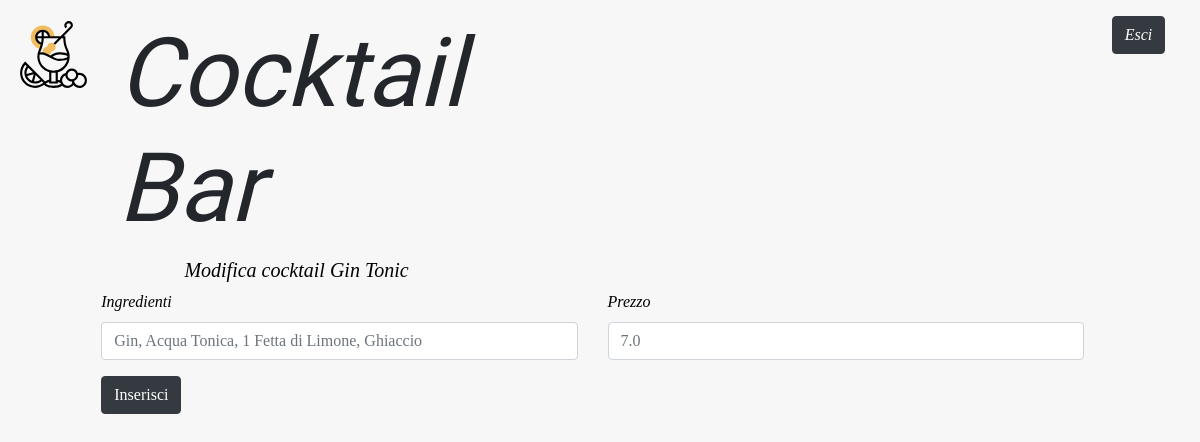
The page /modifica-cocktail/1/1/ on the database as committed earlier.
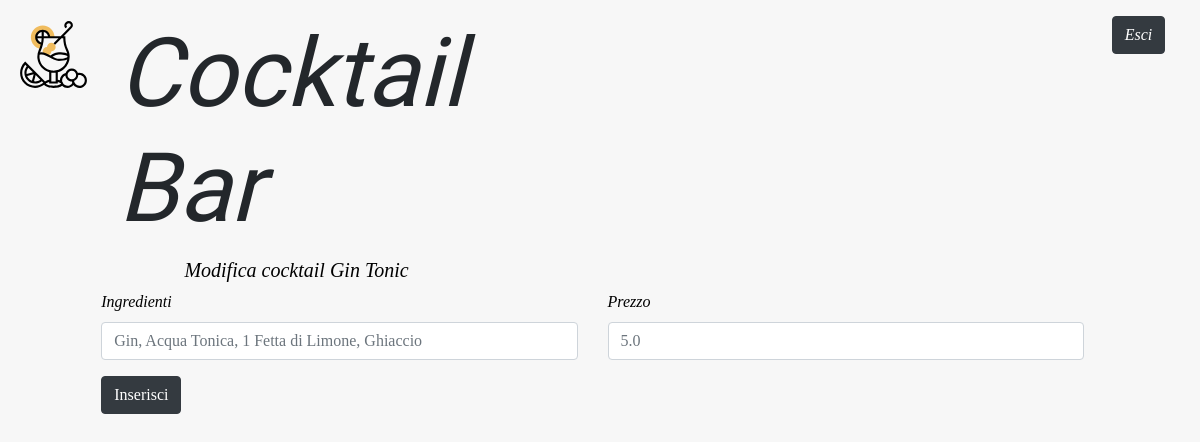
The same page on the database as committed later.
### bar/models.py (models this page shows, shortened)
class Cocktail(models.Model):
    id = models.BigAutoField(primary_key=True)
    nome = models.CharField(max_length=100)
    ingredienti = models.TextField()  # This field type is a guess.
    prezzo = models.FloatField()
    class Meta:
        db_table = 'Cocktail'

### bar/views.py (the view)
# urls.py: path('modifica-cocktail/<int:barista_id>/<int:cocktail_id>/', views.goToModificaCocktail, name='goToModificaCocktail'),
def goToModificaCocktail(request, barista_id, cocktail_id):
    c = Cocktail.objects.get(id=cocktail_id)
    context = {
        'cocktail': c,
        'barista_id': barista_id,
    }
    return render(request, 'bar/modifica-cocktail.html', context)

### bar/templates/bar/modifica-cocktail.html (shortened to what this page needs)
<!DOCTYPE html>
<html lang="it">
<head>
    {% load static %}
    <link rel="stylesheet" href="{% static 'bar/bootstrap/css/bootstrap.css' %}">
    <link rel="stylesheet" href="https://cdnjs.cloudflare.com/ajax/libs/font-awesome/4.7.0/css/font-awesome.min.css">
    <link rel="stylesheet" href="{% static 'bar/css/style.css' %}">
    <link rel="stylesheet" href="{% static 'bar/css/modifica-avvenuta.css' %}">
</head>
<body>
    <header>
        <div class="container-header mt-3">
            <div class="row m-1">
                <div class="col-1">
                    <img src="{% static 'bar/imgs/cocktail.svg' %}" alt="bicchiere da cocktail" class="logo-glass">
                </div>
                <div class="col-5">
                    <h1 class="title-header">Cocktail Bar</h1>
                </div>
                <div class="col-6">
                    <div class="row justify-content-end">
                        <div class="offset-8 col-2">
                            <a class="btn btn-dark" href="{% url 'logout' %}">Esci</a>
                        </div>
                    </div>
                </div>
            </div>
        </div>
    </header>
    <form method="post" action="{% url 'modifica-cocktail' barista_id cocktail.id %}">
        <div class="row justify-content-center">
            <div class="col-10">
                <div class="row justify-content-center">
                    <div class="col-10">
                        <h5>Modifica cocktail {{ cocktail.nome }}</h5>
                    </div>
                </div>
                <div class="row">
                    <div class="form-group col-6">
                        <label for="inputIngredienti">Ingredienti</label>
                        <input type="text" class="form-control" id="inputIngredienti" placeholder="{{cocktail.ingredienti}}" name="ingredienti">
                    </div>
                    <div class="form-group col-6">
                        <label for="inputPrezzo">Prezzo</label>
                        <input type="prezzo" class="form-control" id="inputPrezzo" placeholder="{{cocktail.prezzo}}" name="prezzo">
                    </div>
                </div>
                <div class="row">
                    <div class="col-6">
                        <button type="submit" class="btn btn-dark">Inserisci</button>
                    </div>
                </div>
            </div>
        </div>
    </form>
</body>
</html>

### bar/static/bar/css/style.css (style rules this page uses)
body { background-color: #f7f7f7; font-family: "Amiri"; font-style: italic; color: #000; }
.title-header { font-size: 6em; font-family: 'Indie Flower', cursive; color: rgb(35, 39, 43); }
.justify-content-center { margin-right: 0px !important; }
.logo-glass { width: 100%; padding-top: 4px; }

Rows that differ between the two databases and show on the page:
changed Cocktail "Gin Tonic": prezzo "7.0" → "5.0"
